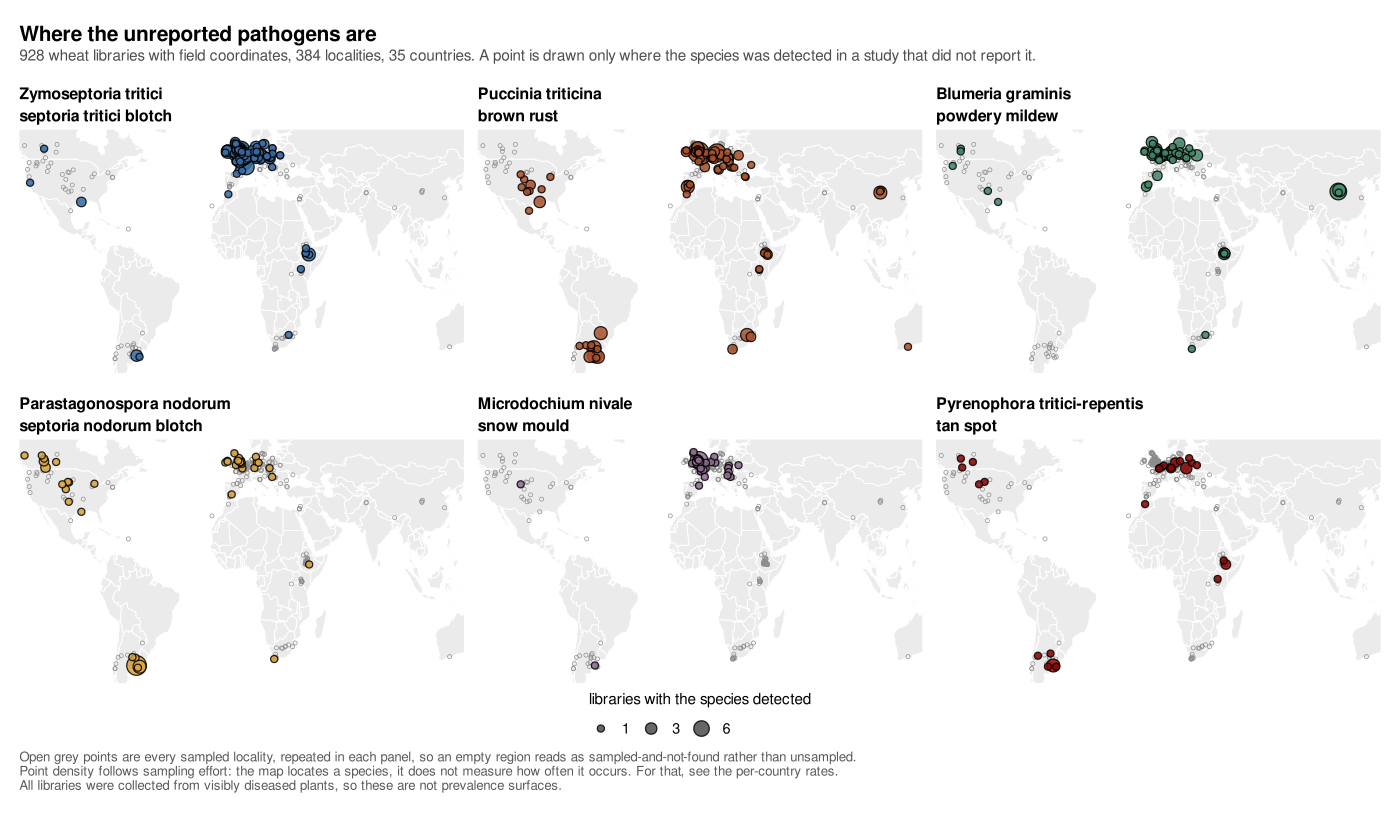

The R source for this figure:
# pathogen_map.R — where the undeclared pathogens are. Styling only.
#
# Every number comes from prep_pathogen_map.py. Six panels, one per species, same basemap and
# same extent so a reader compares positions rather than re-reading axes.
#
# WHICH SIX. The prep qualifies twelve species. Drawn here are the six that are genuine wheat
# LEAF pathogens and together make the classic wheat foliar disease complex: septoria tritici
# blotch, brown rust, powdery mildew, septoria nodorum blotch, snow mould, tan spot. The other
# six stay in pathogen_map.tsv and are named in the caption. Two of those deserve suspicion
# rather than a panel: Cladosporium cladosporioides and Epicoccum nigrum are phyllosphere
# saprotrophs that FUNGuild also labels plant pathogens, and Stemphylium lycopersici is a
# TOMATO pathogen whose presence on wheat is far more likely congeneric cross-mapping from a
# cereal-associated Stemphylium than a real host jump.
#
# BASEMAP follows 01_literature/report/figures/map_crop_origins.R so a map is one map across
# the thesis: maps::map_data("world"), land grey92, and borders drawn in the OCEAN colour so
# they read as hairline separations rather than as drawn lines competing with the points.
#
# THE GREY LAYER IS THE POINT, not decoration. It is every sampled locality, repeated in all
# six panels. Without it an empty region cannot be told from an unsampled one, and for wheat
# the sampling is overwhelmingly northwest European.
#
#   Rscript 02_classify/report/figures/pathogen_map.R

suppressPackageStartupMessages({
  library(ggplot2); library(maps); library(scales); library(ragg)
})

HERE  <- "02_classify/report/figures"
d     <- read.delim(file.path(HERE, "pathogen_map.tsv"), stringsAsFactors = FALSE)
sites <- read.delim(file.path(HERE, "pathogen_map_sites.tsv"), stringsAsFactors = FALSE)

DRAW <- c("Zymoseptoria tritici", "Puccinia triticina", "Blumeria graminis",
          "Parastagonospora nodorum", "Microdochium nivale", "Pyrenophora tritici-repentis")
COMMON <- c("Zymoseptoria tritici"         = "septoria tritici blotch",
            "Puccinia triticina"           = "brown rust",
            "Blumeria graminis"            = "powdery mildew",
            "Parastagonospora nodorum"     = "septoria nodorum blotch",
            "Microdochium nivale"          = "snow mould",
            "Pyrenophora tritici-repentis" = "tan spot")
FILL <- c("Zymoseptoria tritici"         = "#3A6EA5",
          "Puccinia triticina"           = "#A9512C",
          "Blumeria graminis"            = "#45896A",
          "Parastagonospora nodorum"     = "#D9A441",
          "Microdochium nivale"          = "#8C6D8F",
          "Pyrenophora tritici-repentis" = "#8c0404")

d <- d[d$species %in% DRAW, ]
lab <- sprintf("%s\n%s", DRAW, COMMON[DRAW])
names(lab) <- DRAW
d$panel <- factor(lab[d$species], levels = lab)

OCEAN <- "white"
world <- map_data("world")
world <- world[world$region != "Antarctica", ]

# Extent from the DATA, with padding, rather than a whole-globe view: no wheat locality sits
# east of 122 or south of -39, and a full globe would shrink Europe, where the signal is.
XLIM <- c(-128, 130); YLIM <- c(-45, 62)

base <- theme_void(base_size = 13) +
  theme(panel.background = element_rect(fill = "white", colour = NA),
        plot.background  = element_rect(fill = "white", colour = NA),
        strip.text       = element_text(face = "bold", size = 11.5, hjust = 0,
                                        margin = margin(b = 4, t = 6), lineheight = 1.15),
        panel.spacing    = unit(10, "pt"),
        legend.position  = "bottom",
        legend.box       = "horizontal",
        legend.title     = element_text(size = 11),
        plot.title       = element_text(face = "bold", size = 15, margin = margin(b = 2)),
        plot.subtitle    = element_text(size = 11, colour = "grey30", margin = margin(b = 8)),
        plot.caption     = element_text(size = 9.5, colour = "grey35", hjust = 0,
                                        margin = margin(t = 8)),
        plot.margin      = margin(12, 14, 10, 14))

# The denominator layer has no `panel` column, so it is replicated across facets by construction
# rather than by inherit.aes, which would try to map species onto it.
grey_sites <- sites[, c("lon", "lat")]

p <- ggplot() +
  geom_polygon(data = world, aes(long, lat, group = group),
               fill = "grey92", colour = OCEAN, linewidth = 0.3) +
  geom_point(data = grey_sites, aes(lon, lat), inherit.aes = FALSE,
             shape = 21, size = 1.15, stroke = 0.35, colour = "grey55", fill = NA) +
  geom_point(data = d, aes(lon, lat, size = n_detected, fill = species),
             shape = 21, stroke = 0.65, colour = "black", alpha = 0.85) +
  scale_fill_manual(values = FILL, guide = "none") +
  scale_size_area(max_size = 6.5, breaks = c(1, 3, 6, 12),
                  name = "libraries with the species detected") +
  coord_fixed(1.32, xlim = XLIM, ylim = YLIM, expand = FALSE) +
  facet_wrap(~ panel, ncol = 3) +
  guides(size = guide_legend(title.position = "top", nrow = 1,
                             override.aes = list(fill = "grey30", colour = "black"))) +
  labs(title = "Where the unreported pathogens are",
       subtitle = sprintf(
         "%s wheat libraries with field coordinates, %s localities, %s countries. A point is drawn only where the species was detected in a study that did not report it.",
         comma(sum(sites$n_libraries)), comma(nrow(sites)),
         comma(length(unique(sites$country)))),
       caption = "Open grey points are every sampled locality, repeated in each panel, so an empty region reads as sampled-and-not-found rather than unsampled.\nPoint density follows sampling effort: the map locates a species, it does not measure how often it occurs. For that, see the per-country rates.\nAll libraries were collected from visibly diseased plants, so these are not prevalence surfaces.") +
  base

ragg::agg_png(file.path(HERE, "pathogen_map.png"), width = 4200, height = 2450,
              res = 300, background = "white")
print(p); invisible(dev.off())
cairo_pdf(file.path(HERE, "pathogen_map.pdf"), width = 14, height = 8.17)
print(p); invisible(dev.off())
cat("wrote pathogen_map.{png,pdf}\n")
